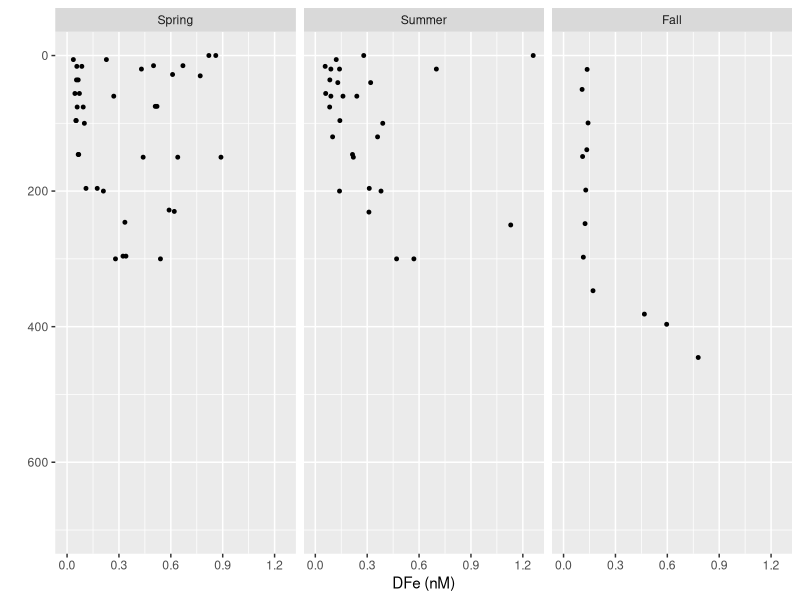
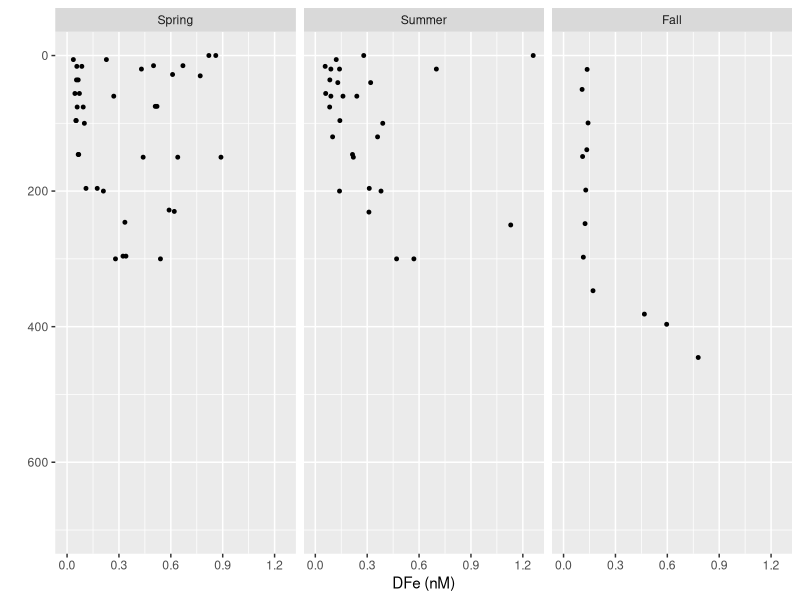

Write R code to recreate these figures, in order.
# Load the readxl package
library(readxl)
library(tidyverse)

# Read the Excel file using the first row as column names
DFe_data <- read_excel("DFe_summary.xlsx", col_names = TRUE)

# Display the first few rows
head(DFe_data)

# Check the structure of the data
str(DFe_data)

# Convert the first column to Date format (assuming the column name is "date")
DFe_data$Date <- as.Date(DFe_data$Date, format = "%m/%d/%y")

# Ensure the second column is a factor (assuming the column name is "season")
DFe_data$Season <- factor(DFe_data$Season, levels = c("Spring", "Summer", "Fall"))

# Check the structure again to confirm the changes
str(DFe_data)

# plot the data by season
ggplot(DFe_data) + geom_point(mapping = aes(x=DFe, y=Depth), size=1) +
  facet_wrap(~ Season) +
  scale_y_continuous(trans = "reverse", limits = c(700, 0)) +
  scale_x_continuous(limits = c(-0.005, 1.26), breaks = c(0, 0.3, 0.6, 0.9, 1.2), labels = c("0.0", "0.3", "0.6", "0.9", "1.2")) +
  xlab("DFe (nM)") +
  ylab((""))
# ylab(("Depth (m)"))


# save the plot to a png file
ggsave("dFe_historical.png", width = 10, height = 4.25, units = c("cm"), dpi = 1200, bg = "white", scale = 1.5)
